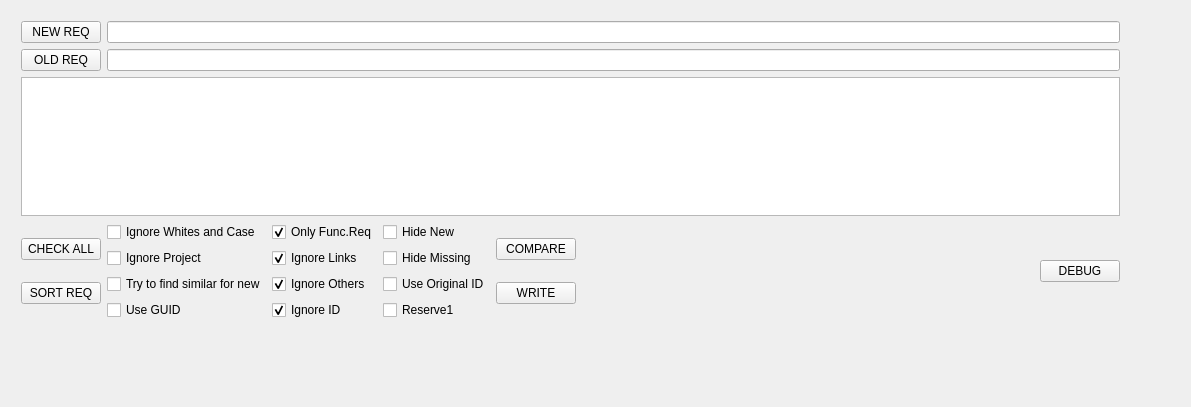
<?xml version="1.0" encoding="UTF-8"?>
<ui version="4.0">
 <class>MainWindow</class>
 <widget class="QMainWindow" name="MainWindow">
  <property name="geometry">
   <rect>
    <x>0</x>
    <y>0</y>
    <width>1191</width>
    <height>407</height>
   </rect>
  </property>
  <property name="windowTitle">
   <string>MainWindow</string>
  </property>
  <widget class="QWidget" name="centralWidget">
   <widget class="QFrame" name="MainFrame">
    <property name="geometry">
     <rect>
      <x>10</x>
      <y>10</y>
      <width>1121</width>
      <height>321</height>
     </rect>
    </property>
    <layout class="QVBoxLayout" name="MyMainLayout">
     <item>
      <layout class="QVBoxLayout" name="verticalLayout">
       <property name="sizeConstraint">
        <enum>QLayout::SetDefaultConstraint</enum>
       </property>
       <item>
        <layout class="QHBoxLayout" name="horizontalLayout">
         <item>
          <widget class="QPushButton" name="btnNewReq">
           <property name="text">
            <string>NEW REQ</string>
           </property>
          </widget>
         </item>
         <item>
          <widget class="QLineEdit" name="lineEdit_NewReq"/>
         </item>
        </layout>
       </item>
       <item>
        <layout class="QHBoxLayout" name="horizontalLayout_2">
         <item>
          <widget class="QPushButton" name="btnOldReq">
           <property name="text">
            <string>OLD REQ</string>
           </property>
          </widget>
         </item>
         <item>
          <widget class="QLineEdit" name="lineEdit_OldReq"/>
         </item>
        </layout>
       </item>
      </layout>
     </item>
     <item>
      <widget class="QTableWidget" name="tableWidget_Changes">
       <property name="rowCount">
        <number>0</number>
       </property>
       <property name="columnCount">
        <number>0</number>
       </property>
      </widget>
     </item>
     <item>
      <layout class="QHBoxLayout" name="horizontalLayout_3">
       <property name="sizeConstraint">
        <enum>QLayout::SetDefaultConstraint</enum>
       </property>
       <item>
        <layout class="QVBoxLayout" name="verticalLayout_5">
         <item>
          <widget class="QPushButton" name="btn_CheckAll">
           <property name="text">
            <string>CHECK ALL</string>
           </property>
          </widget>
         </item>
         <item>
          <widget class="QPushButton" name="btn_SortReq">
           <property name="text">
            <string>SORT REQ</string>
           </property>
          </widget>
         </item>
        </layout>
       </item>
       <item>
        <layout class="QVBoxLayout" name="verticalLayout_3">
         <item>
          <widget class="QCheckBox" name="cb_IngnoreWaC">
           <property name="text">
            <string>Ignore Whites and Case</string>
           </property>
          </widget>
         </item>
         <item>
          <widget class="QCheckBox" name="cb_IgnoreProject">
           <property name="text">
            <string>Ignore Project</string>
           </property>
          </widget>
         </item>
         <item>
          <widget class="QCheckBox" name="cb_FindSimilarFromNew">
           <property name="text">
            <string>Try to find similar for new</string>
           </property>
          </widget>
         </item>
         <item>
          <widget class="QCheckBox" name="cb_UseGUID">
           <property name="text">
            <string>Use GUID</string>
           </property>
          </widget>
         </item>
        </layout>
       </item>
       <item>
        <layout class="QVBoxLayout" name="verticalLayout_2">
         <item>
          <widget class="QCheckBox" name="cbOnlyFuncReq">
           <property name="text">
            <string>Only Func.Req</string>
           </property>
           <property name="checked">
            <bool>true</bool>
           </property>
          </widget>
         </item>
         <item>
          <widget class="QCheckBox" name="cb_IgnoreLinks">
           <property name="text">
            <string>Ignore Links</string>
           </property>
           <property name="checked">
            <bool>true</bool>
           </property>
          </widget>
         </item>
         <item>
          <widget class="QCheckBox" name="cb_IgnoreOthers">
           <property name="toolTip">
            <string>&lt;html&gt;&lt;head/&gt;&lt;body&gt;&lt;p&gt;Ignore &lt;/p&gt;&lt;p&gt;GUID&lt;/p&gt;&lt;p&gt;Source&lt;/p&gt;&lt;p&gt;ID Original (DXL)&lt;/p&gt;&lt;/body&gt;&lt;/html&gt;</string>
           </property>
           <property name="text">
            <string>Ignore Others</string>
           </property>
           <property name="checked">
            <bool>true</bool>
           </property>
          </widget>
         </item>
         <item>
          <widget class="QCheckBox" name="cb_IgnoreID">
           <property name="text">
            <string>Ignore ID</string>
           </property>
           <property name="checked">
            <bool>true</bool>
           </property>
          </widget>
         </item>
        </layout>
       </item>
       <item>
        <layout class="QVBoxLayout" name="verticalLayout_4">
         <item>
          <widget class="QCheckBox" name="cb_HideNew">
           <property name="text">
            <string>Hide New</string>
           </property>
          </widget>
         </item>
         <item>
          <widget class="QCheckBox" name="cb_HideMissing">
           <property name="text">
            <string>Hide Missing</string>
           </property>
          </widget>
         </item>
         <item>
          <widget class="QCheckBox" name="cb_UseOriginalID">
           <property name="text">
            <string>Use Original ID</string>
           </property>
          </widget>
         </item>
         <item>
          <widget class="QCheckBox" name="cb_Reserve1">
           <property name="text">
            <string>Reserve1</string>
           </property>
          </widget>
         </item>
        </layout>
       </item>
       <item>
        <layout class="QVBoxLayout" name="verticalLayout_6">
         <item>
          <widget class="QPushButton" name="btnCompare">
           <property name="text">
            <string>COMPARE</string>
           </property>
          </widget>
         </item>
         <item>
          <widget class="QPushButton" name="btnWrite">
           <property name="text">
            <string>WRITE</string>
           </property>
          </widget>
         </item>
        </layout>
       </item>
       <item>
        <spacer name="horizontalSpacer">
         <property name="orientation">
          <enum>Qt::Horizontal</enum>
         </property>
         <property name="sizeHint" stdset="0">
          <size>
           <width>40</width>
           <height>20</height>
          </size>
         </property>
        </spacer>
       </item>
       <item>
        <widget class="QPushButton" name="btn_Debug">
         <property name="text">
          <string>DEBUG</string>
         </property>
        </widget>
       </item>
      </layout>
     </item>
    </layout>
   </widget>
  </widget>
 </widget>
 <layoutdefault spacing="6" margin="11"/>
 <resources/>
 <connections/>
</ui>
